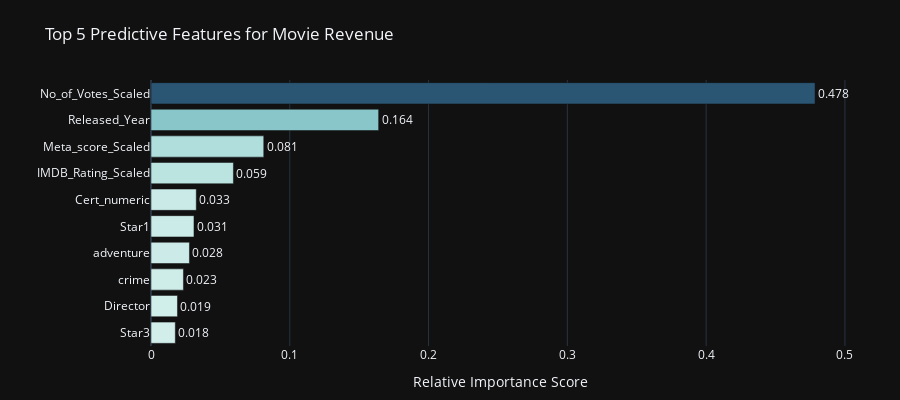

The notebook cell this image was saved under:
### Markdown cell above
## Random Forest Feature Importance Analysis

### Top Predictive Features for Movie Revenue

Our analysis reveals the following key drivers of box office success, ranked by their relative importance in the Random Forest model:

1. **Audience Engagement (47.8%)**
   - `No_of_Votes_Scaled` emerged as the strongest predictor
   - Reflects the "wisdom of crowds" effect where popular films attract more viewers

2. **Temporal Factors (16.4%)**
   - `Released_Year` showed significant predictive power
   - Suggests newer films benefit from inflation and modern distribution channels

3. **Critical Reception (14.1%)**
   - Combined impact of `Meta_score_Scaled` (8.1%) and `IMDB_Rating_Scaled` (5.9%)
   - Indicates quality signals influence commercial success

4. **Content Classification (3.3%)**
   - `Cert_numeric` (age ratings) showed moderate predictive value
   - PG-13/R ratings typically correlate with higher revenue potential

5. **Star Power (3.1%)**
   - Lead actor popularity (`Star1`) demonstrated measurable impact
   - Confirms the "bankable star" effect in Hollywood economics

### Key Insights from the Feature Importance Plot

The horizontal bar visualization demonstrates:
-

### Code cell
# Random Forest Feature Importance
top_features = pd.DataFrame({
    'Feature': X_train.columns,
    'Importance': best_rf_model.feature_importances_
}).sort_values('Importance', ascending=False).head(10)


import plotly.express as px

# Create the feature importance plot
fig = px.bar(top_features,
             x='Importance',
             y='Feature',
             orientation='h',
             title='Top 5 Predictive Features for Movie Revenue',
             labels={'Importance': 'Relative Importance (0-1)', 'Feature': ''},
             color='Importance',
             color_continuous_scale='Teal')

# Update layout for better readability
fig.update_layout(
    yaxis={'categoryorder':'total ascending'},
    height=400,
    coloraxis_showscale=False,
    xaxis_title="Relative Importance Score",
    margin=dict(l=100, r=50, t=80, b=50)
)

# Add annotations
fig.update_traces(
    texttemplate='%{x:.3f}',
    textposition='outside',
    hovertemplate='<b>%{y}</b><br>Importance: %{x:.4f}<extra></extra>'
)

fig.show()

### Figure 1 — Plotly figure (JSON) as saved in the notebook; plotly's stock layout.template omitted (floating-point values rounded to 4 significant figures)
{"data": [{"alignmentgroup": "True", "hovertemplate": "<b>%{y}</b><br>Importance: %{x:.4f}<extra></extra>", "legendgroup": "", "marker": {"color": [0.4785, 0.164, 0.08125, 0.05938, 0.03262, 0.03097, 0.02769, 0.02337, 0.01907, 0.01752], "coloraxis": "coloraxis", "pattern": {"shape": ""}}, "name": "", "offsetgroup": "", "orientation": "h", "showlegend": false, "textposition": "outside", "x": [0.4785, 0.164, 0.08125, 0.05938, 0.03262, 0.03097, 0.02769, 0.02337, 0.01907, 0.01752], "xaxis": "x", "y": ["No_of_Votes_Scaled", "Released_Year", "Meta_score_Scaled", "IMDB_Rating_Scaled", "Cert_numeric", "Star1", "adventure", "crime", "Director", "Star3"], "yaxis": "y", "type": "bar", "texttemplate": "%{x:.3f}"}], "layout": {"xaxis": {"anchor": "y", "domain": [0.0, 1.0], "title": {"text": "Relative Importance Score"}}, "yaxis": {"anchor": "x", "domain": [0.0, 1.0], "title": {"text": ""}, "categoryorder": "total ascending"}, "coloraxis": {"colorbar": {"title": {"text": "Relative Importance (0-1)"}}, "colorscale": [[0.0, "rgb(209, 238, 234)"], [0.1667, "rgb(168, 219, 217)"], [0.3333, "rgb(133, 196, 201)"], [0.5, "rgb(104, 171, 184)"], [0.6667, "rgb(79, 144, 166)"], [0.8333, "rgb(59, 115, 143)"], [1.0, "rgb(42, 86, 116)"]], "showscale": false}, "legend": {"tracegroupgap": 0}, "title": {"text": "Top 5 Predictive Features for Movie Revenue"}, "barmode": "relative", "margin": {"l": 100, "r": 50, "t": 80, "b": 50}, "height": 400}}
